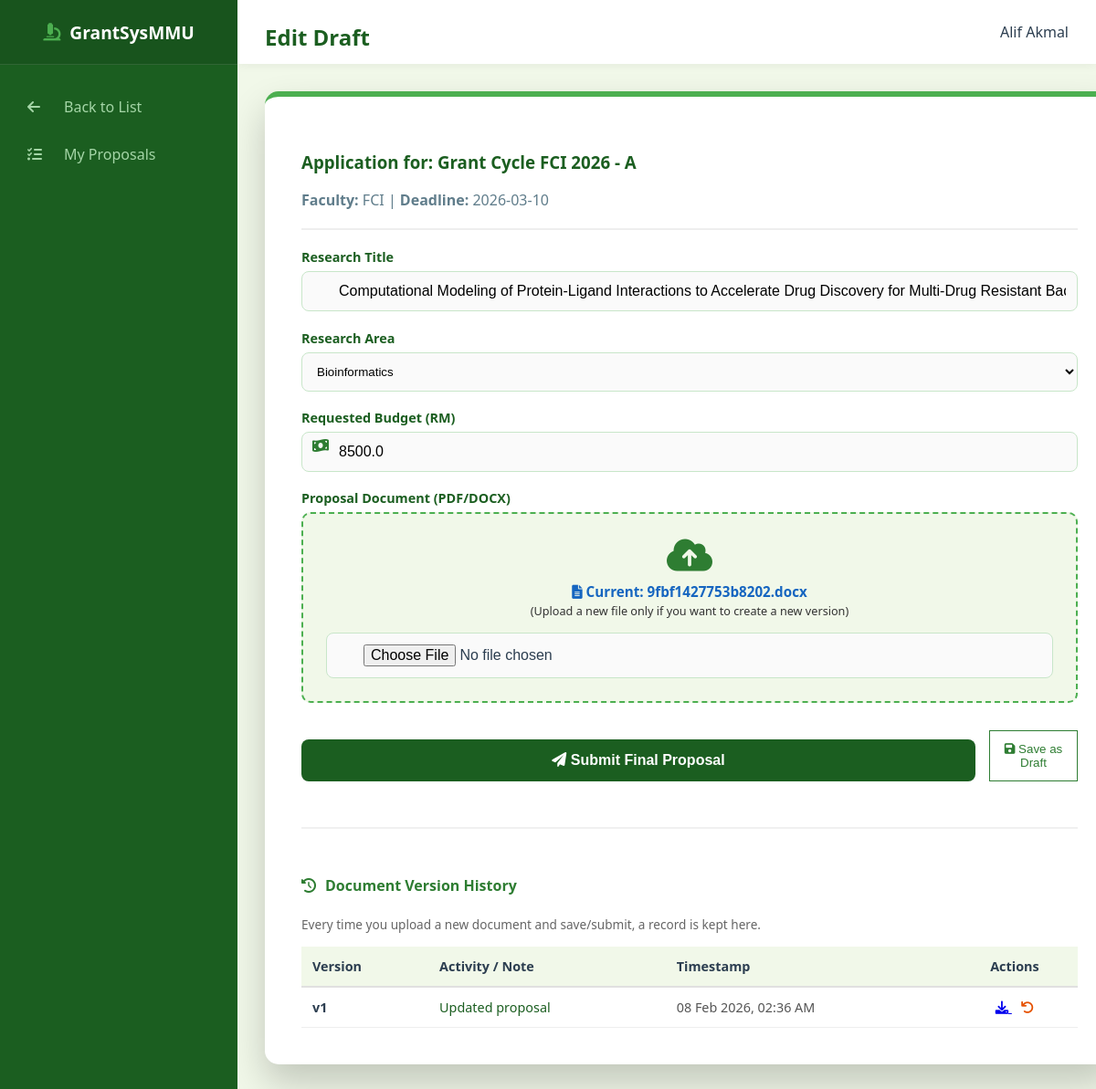
Before: /researcher/apply/1?proposal_id=5 (signed in) with the older database file.
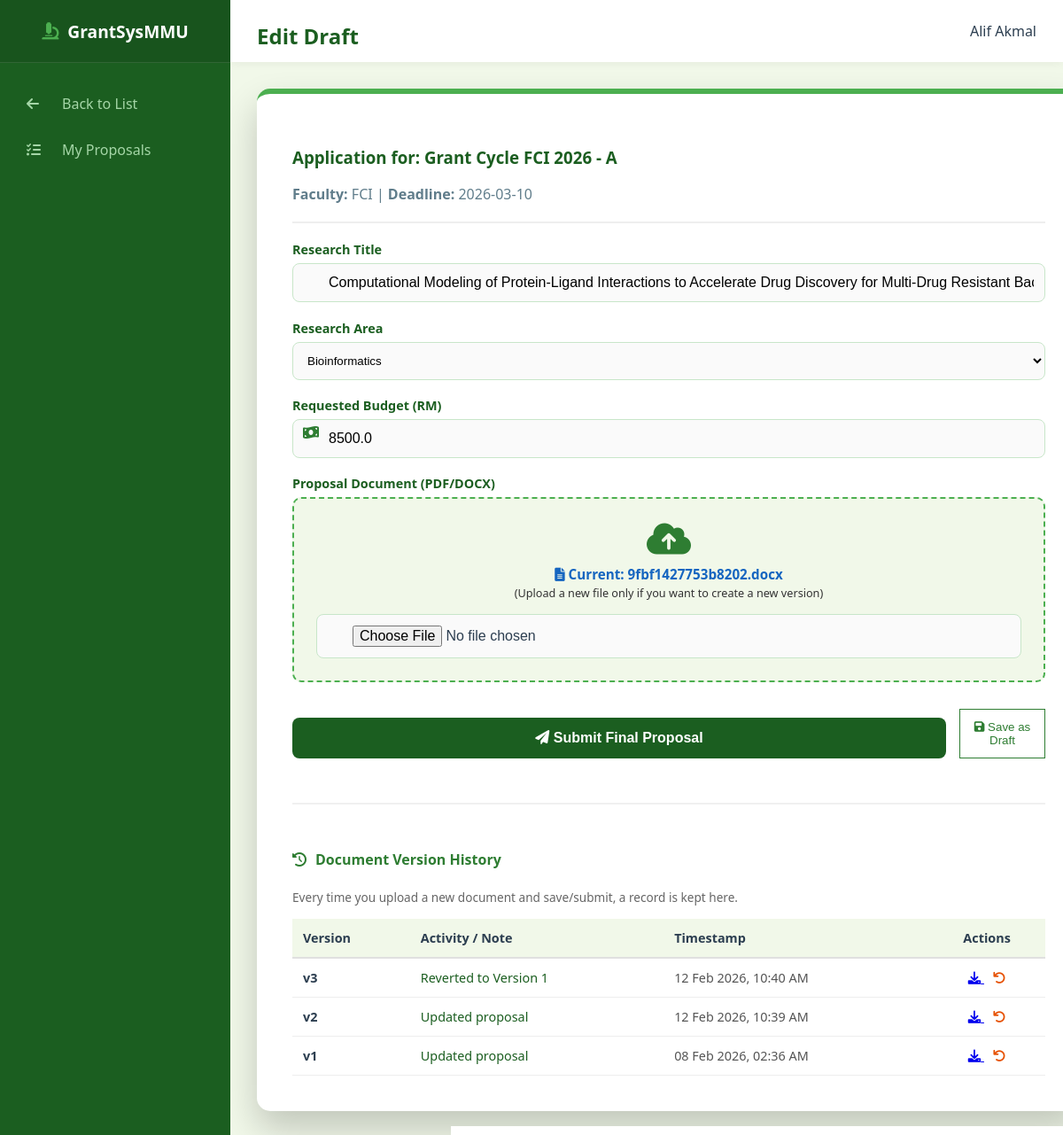
After: the same page with the newer database file.
### models.py (models this page shows, shortened)
class User(db.Model):
    __tablename__ = "user"
    mmu_id = db.Column(db.String(15), primary_key=True)
    name = db.Column(db.String(150), nullable=False)
    email = db.Column(db.String(100), unique=True, nullable=False)
    password = db.Column(db.String(100), nullable=False)
    faculty = db.Column(db.String(100), nullable=False)
    user_role = db.Column(db.String(25), nullable=False)
    profile_image = db.Column(db.String(20), nullable=False, default="default.jpg")
    phone_number = db.Column(db.String(20), nullable=True)
    admin_profile = db.relationship(
        "Admin", backref="user_info", uselist=False, cascade="all, delete-orphan"
    )
    researcher_profile = db.relationship(
        "Researcher", backref="user_info", uselist=False, cascade="all, delete-orphan"
    )
    reviewer_profile = db.relationship(
        "Reviewer", backref="user_info", uselist=False, cascade="all, delete-orphan"
    )
    hod_profile = db.relationship(
        "HOD", backref="user_info", uselist=False, cascade="all, delete-orphan"
    )

class GrantCycle(db.Model):
    __tablename__ = "grant_cycle"
    cycle_id = db.Column(db.Integer, primary_key=True)
    cycle_name = db.Column(db.String(50), nullable=False)
    faculty = db.Column(db.String(100), nullable=False)
    start_date = db.Column(db.Date, nullable=False)
    end_date = db.Column(db.Date, nullable=False)
    is_open = db.Column(db.Boolean, default=True, nullable=False)
    admin_id = db.Column(db.Integer, db.ForeignKey("admin.admin_id"), nullable=False)
    proposals = db.relationship("Proposal", backref="cycle", lazy=True)

class Proposal(db.Model):
    __tablename__ = "proposal"
    proposal_id = db.Column(db.Integer, primary_key=True)
    title = db.Column(db.String(255), nullable=False)
    research_area = db.Column(db.String(100), nullable=False, default="General")
    requested_budget = db.Column(db.Float, nullable=False)
    status = db.Column(db.String(30), nullable=False, default="Draft")
    submission_date = db.Column(db.Date, default=malaysia_now)
    document_file = db.Column(db.String(100), nullable=True)
    review_score = db.Column(db.Integer, nullable=True)
    review_feedback = db.Column(db.Text, nullable=True)
    review_draft = db.Column(db.Text, nullable=True)
    researcher_id = db.Column(
        db.Integer, db.ForeignKey("researcher.researcher_id"), nullable=False
    )
    cycle_id = db.Column(
        db.Integer, db.ForeignKey("grant_cycle.cycle_id"), nullable=False
    )
    assigned_reviewer_id = db.Column(
        db.Integer, db.ForeignKey("reviewer.reviewer_id"), nullable=True
    )
    assigned_hod_id = db.Column(db.Integer, db.ForeignKey("hod.hod_id"), nullable=True)
    reviewer = db.relationship("Reviewer", foreign_keys=[assigned_reviewer_id])
    hod = db.relationship("HOD", foreign_keys=[assigned_hod_id])
    deadlines = db.relationship(
        "Deadline", backref="proposal", cascade="all, delete-orphan"
    )

class ResearchArea(db.Model):
    __tablename__ = "research_area_list"
    id = db.Column(db.Integer, primary_key=True)
    name = db.Column(db.String(100), unique=True, nullable=False)

class ProposalVersion(db.Model):
    __tablename__ = "proposal_version"
    version_id = db.Column(db.Integer, primary_key=True)
    proposal_id = db.Column(
        db.Integer, db.ForeignKey("proposal.proposal_id"), nullable=False
    )
    version_number = db.Column(db.Integer, nullable=False)
    document_file = db.Column(db.String(100), nullable=False)
    title_snapshot = db.Column(db.String(255), nullable=False)
    research_area_snapshot = db.Column(db.String(100), nullable=False)
    budget_snapshot = db.Column(db.Float, nullable=False)
    upload_date = db.Column(db.DateTime, default=malaysia_now)
    version_note = db.Column(db.String(255), nullable=True)
    proposal = db.relationship(
        "Proposal",
        backref=db.backref("versions", lazy=True, cascade="all, delete-orphan"),
    )

### routes/researcher_routes.py (the view, shortened to what this page needs)
@researcher_bp.route("/researcher/apply/<int:cycle_id>", methods=["GET", "POST"])
def researcher_submit_form(cycle_id):
    if session.get("role") != "Researcher":
        return redirect(url_for("researcher.researcher_login"))
    cycle = GrantCycle.query.get_or_404(cycle_id)
    user = User.query.get(session["user_id"])
    researcher = Researcher.query.filter_by(mmu_id=user.mmu_id).first()
    if user.faculty != cycle.faculty:
        flash(f"Access Denied: Ineligible for {cycle.faculty} grants.", "error")
        return redirect(url_for("researcher.researcher_apply_list"))
    cycle_closed = cycle.end_date < get_myt_date() or not cycle.is_open
    proposal_id = request.args.get("proposal_id") or request.form.get("proposal_id")
    proposal = Proposal.query.get(proposal_id) if proposal_id else None
    return render_template(
        "researcher_submit_form.html",
        cycle=cycle,
        user=user,
        proposal=proposal,
        research_areas=ResearchArea.query.all(),
        cycle_closed=cycle_closed,
    )

### templates/researcher_submit_form.html (shortened to what this page needs)
<!DOCTYPE html>
<html lang="en">
<head>
    <link rel="stylesheet" type="text/css" href="{{ url_for('static', filename='style.css') }}">
    <link rel="stylesheet" href="https://cdnjs.cloudflare.com/ajax/libs/font-awesome/6.0.0/css/all.min.css">
</head>
<body>
    <div class="dashboard-container">
        <div class="sidebar">
            <div class="sidebar-header">
                <i class="fas fa-microscope" style="margin-right: 10px; color: var(--secondary-color);"></i>
                GrantSysMMU
            </div>
            <ul class="sidebar-menu">
                <li>
                    <a href="{{ url_for('researcher.researcher_apply_list') }}">
                        <i class="fas fa-arrow-left"></i> Back to List
                    </a>
                </li>
                <li>
                    <a href="{{ url_for('researcher.researcher_my_proposals') }}">
                        <i class="fas fa-tasks"></i> My Proposals
                    </a>
                </li>
            </ul>
        </div>
        <div class="main-content">
            <div class="top-bar">
                <h2>{% if proposal %}Edit Draft{% else %}New Submission{% endif %}</h2>
                <span>{{ user.name }}</span>
            </div>
            <div class="content-wrapper">
                <div class="login-card" style="max-width: 850px; margin: 0 auto; text-align: left;">
                    <h3 style="color: #1b5e20;">Application for: {{ cycle.cycle_name }}</h3>
                    <p>
                        <strong>Faculty:</strong> {{ cycle.faculty }} |
                        <strong>Deadline:</strong> {{ cycle.end_date }}
                    </p>
                    <hr style="border: 0.5px solid #eee; margin: 20px 0;">
                    <form method="POST" enctype="multipart/form-data">
                        <div class="form-group">
                            <label>Research Title</label>
                            <input type="text" name="title" placeholder="Enter the full title of your research"
                                   value="{{ proposal.title if proposal else '' }}" required>
                        </div>
                        <div class="form-group">
                            <label>Research Area</label>
                            <select name="research_area"
                                    style="width: 100%; padding: 12px; border: 1px solid #c8e6c9; border-radius: 8px; background: #fafafa;"
                                    required>
                                {% for area in research_areas %}
                                <option value="{{ area.name }}"
                                    {% if proposal and proposal.research_area == area.name %}selected{% endif %}>
                                    {{ area.name }}
                                </option>
                                {% endfor %}
                            </select>
                        </div>
                        <div class="form-group">
                            <label>Requested Budget (RM)</label>
                            <div class="input-icon-wrapper" style="position: relative;">
                                <i class="fas fa-money-bill-wave" style="position: absolute; left: 12px; top: 15px; color: #2e7d32;"></i>
                                <input type="number" name="budget" placeholder="e.g. 50000" step="0.01"
                                       style="padding-left: 40px;"
                                       value="{{ proposal.requested_budget if proposal else '' }}" required>
                            </div>
                        </div>
                        <div class="form-group">
                            <label>Proposal Document (PDF/DOCX)</label>
                            <div style="border: 2px dashed #4caf50; padding: 25px; text-align: center; border-radius: 10px; background: #f1f8e9;">
                                <i class="fas fa-cloud-upload-alt" style="font-size: 2.5rem; color: #2e7d32; margin-bottom: 10px;"></i>
                                <p style="margin: 0; font-size: 0.95rem; color: #333;">
                                    {% if proposal and proposal.document_file %}
                                        <span style="color: #1565c0; font-weight: bold;">
                                            <i class="fas fa-file-alt"></i> Current: {{ proposal.document_file }}
                                        </span>
                                        <br><small>(Upload a new file only if you want to create a new version)</small>
                                    {% else %}
                                        Click to upload your full proposal document
                                    {% endif %}
                                </p>
                                <input type="file" name="proposal_file" {% if not proposal %}required{% endif %} style="margin-top: 15px;">
                            </div>
                        </div>
                        <div style="margin-top: 30px; display: flex; gap: 15px;">
                            <button type="submit" name="action" value="submit" class="btn-primary">
                                <i class="fas fa-paper-plane"></i> Submit Final Proposal
                            </button>
                            <button type="submit" name="action" value="draft" class="btn-secondary"
                                    style="background: white; color: #2e7d32; border: 1px solid #2e7d32;">
                                <i class="fas fa-save"></i> Save as Draft
                            </button>
                        </div>
                    </form>
                    {% if proposal and proposal.versions %}
                    <div class="version-history-container" style="margin-top: 50px; border-top: 2px solid #f0f0f0; padding-top: 30px;">
                        <h4 style="color: #2e7d32; display: flex; align-items: center; gap: 10px;">
                            <i class="fas fa-history"></i> Document Version History
                        </h4>
                        <p style="font-size: 0.85rem; color: #666; margin-bottom: 15px;">
                            Every time you upload a new document and save/submit, a record is kept here.
                        </p>
                    <table style="width: 100%; border-collapse: collapse; font-size: 0.9rem;">
                        <thead>
                            <tr style="background: #f1f8e9; text-align: left; border-bottom: 2px solid #e0e0e0;">
                                <th style="padding: 12px;">Version</th>
                                <th style="padding: 12px;">Activity / Note</th> <th style="padding: 12px;">Timestamp</th>
                                <th style="padding: 12px; text-align: center;">Actions</th>
                            </tr>
                        </thead>
                        <tbody>
                            {% for v in proposal.versions|reverse %}
                            <tr style="border-bottom: 1px solid #eee;">
                                <td style="padding: 12px; font-weight: bold;">v{{ v.version_number }}</td>
                                <td style="padding: 12px; color: #1b5e20;">{{ v.version_note if v.version_note else '-' }}</td>
                                <td style="padding: 12px; color: #555;">{{ v.upload_date.strftime('%d %b %Y, %I:%M %p') }}</td>
                                <td style="padding: 12px; text-align: center;">
                                    <a href="{{ url_for('static', filename='proposal_docs/' + v.document_file) }}" target="_blank" title="Download">
                                        <i class="fas fa-download"></i>
                                    </a>
                                    <a href="{{ url_for('researcher.researcher_revert_proposal', proposal_id=proposal.proposal_id, version_id=v.version_id) }}"
                                       style="color: #e65100; margin-left: 10px;" onclick="return confirm('Revert to this state?')">
                                        <i class="fas fa-undo"></i>
                                    </a>
                                </td>
                            </tr>
                            {% endfor %}
                        </tbody>
                    </table>
                    </div>
                    {% endif %}
                </div>
            </div>
        </div>
    </div>
</body>
</html>

Changed rows visible on the page:
added ProposalVersion: version_number "3", version_note "Reverted to Version 1", upload_date "12 Feb 2026, 10:40 AM"
added ProposalVersion: version_number "2", version_note "Updated proposal", upload_date "12 Feb 2026, 10:39 AM"
